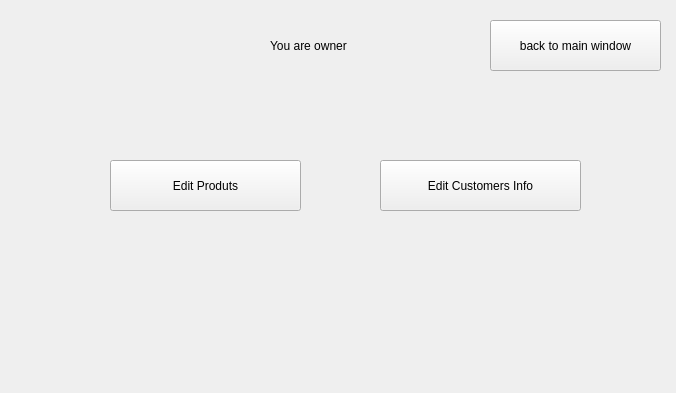
<?xml version="1.0" encoding="UTF-8"?>
<ui version="4.0">
 <class>OwnerWindow</class>
 <widget class="QWidget" name="OwnerWindow">
  <property name="geometry">
   <rect>
    <x>0</x>
    <y>0</y>
    <width>676</width>
    <height>393</height>
   </rect>
  </property>
  <property name="windowTitle">
   <string>Form</string>
  </property>
  <widget class="QPushButton" name="BackToMainWindowFromOwnerBtn">
   <property name="geometry">
    <rect>
     <x>490</x>
     <y>20</y>
     <width>171</width>
     <height>51</height>
    </rect>
   </property>
   <property name="text">
    <string>back to main window</string>
   </property>
  </widget>
  <widget class="QLabel" name="label">
   <property name="geometry">
    <rect>
     <x>270</x>
     <y>20</y>
     <width>171</width>
     <height>51</height>
    </rect>
   </property>
   <property name="text">
    <string>You are owner</string>
   </property>
  </widget>
  <widget class="QPushButton" name="toEditProdutsButton">
   <property name="geometry">
    <rect>
     <x>110</x>
     <y>160</y>
     <width>191</width>
     <height>51</height>
    </rect>
   </property>
   <property name="text">
    <string>Edit Produts</string>
   </property>
  </widget>
  <widget class="QPushButton" name="editCustomersInfoButton">
   <property name="geometry">
    <rect>
     <x>380</x>
     <y>160</y>
     <width>201</width>
     <height>51</height>
    </rect>
   </property>
   <property name="text">
    <string>Edit Customers Info</string>
   </property>
  </widget>
 </widget>
 <resources/>
 <connections/>
</ui>
